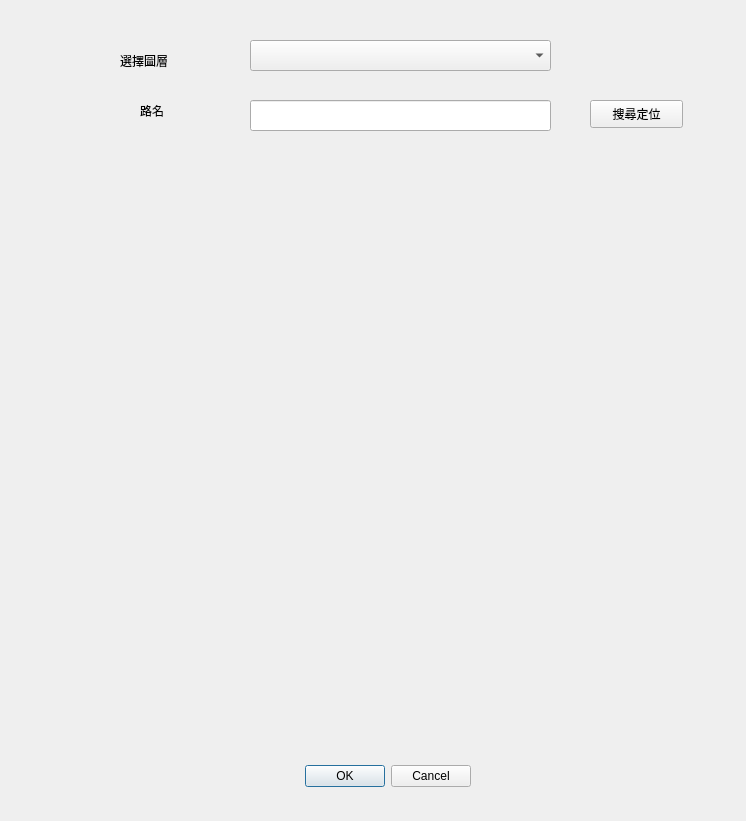
<?xml version="1.0" encoding="UTF-8"?>
<ui version="4.0">
 <class>locateDialogBase</class>
 <widget class="QDialog" name="locateDialogBase">
  <property name="geometry">
   <rect>
    <x>0</x>
    <y>0</y>
    <width>746</width>
    <height>821</height>
   </rect>
  </property>
  <property name="windowTitle">
   <string>locate</string>
  </property>
  <widget class="QDialogButtonBox" name="button_box">
   <property name="geometry">
    <rect>
     <x>130</x>
     <y>760</y>
     <width>341</width>
     <height>32</height>
    </rect>
   </property>
   <property name="orientation">
    <enum>Qt::Horizontal</enum>
   </property>
   <property name="standardButtons">
    <set>QDialogButtonBox::Cancel|QDialogButtonBox::Ok</set>
   </property>
  </widget>
  <widget class="QPushButton" name="search_button">
   <property name="geometry">
    <rect>
     <x>590</x>
     <y>100</y>
     <width>93</width>
     <height>28</height>
    </rect>
   </property>
   <property name="text">
    <string>搜尋定位</string>
   </property>
  </widget>
  <widget class="QLineEdit" name="search_input">
   <property name="geometry">
    <rect>
     <x>250</x>
     <y>100</y>
     <width>301</width>
     <height>31</height>
    </rect>
   </property>
  </widget>
  <widget class="QComboBox" name="layer_combobox">
   <property name="geometry">
    <rect>
     <x>250</x>
     <y>40</y>
     <width>301</width>
     <height>31</height>
    </rect>
   </property>
  </widget>
  <widget class="QLabel" name="label">
   <property name="geometry">
    <rect>
     <x>120</x>
     <y>40</y>
     <width>81</width>
     <height>41</height>
    </rect>
   </property>
   <property name="text">
    <string>選擇圖層</string>
   </property>
  </widget>
  <widget class="QLabel" name="label_2">
   <property name="geometry">
    <rect>
     <x>140</x>
     <y>90</y>
     <width>51</width>
     <height>41</height>
    </rect>
   </property>
   <property name="text">
    <string>路名</string>
   </property>
  </widget>
  <widget class="QWidget" name="gridLayoutWidget">
   <property name="geometry">
    <rect>
     <x>30</x>
     <y>160</y>
     <width>701</width>
     <height>561</height>
    </rect>
   </property>
   <layout class="QGridLayout" name="gridLayout">
    <item row="0" column="0">
     <layout class="QHBoxLayout" name="horizontalLayout">
      <item>
       <layout class="QFormLayout" name="formLayout_3">
        <property name="fieldGrowthPolicy">
         <enum>QFormLayout::AllNonFixedFieldsGrow</enum>
        </property>
       </layout>
      </item>
      <item>
       <layout class="QFormLayout" name="formLayout_4">
        <property name="fieldGrowthPolicy">
         <enum>QFormLayout::AllNonFixedFieldsGrow</enum>
        </property>
       </layout>
      </item>
      <item>
       <layout class="QFormLayout" name="formLayout_5">
        <property name="fieldGrowthPolicy">
         <enum>QFormLayout::AllNonFixedFieldsGrow</enum>
        </property>
       </layout>
      </item>
     </layout>
    </item>
   </layout>
  </widget>
 </widget>
 <resources/>
 <connections>
  <connection>
   <sender>button_box</sender>
   <signal>accepted()</signal>
   <receiver>locateDialogBase</receiver>
   <slot>accept()</slot>
   <hints>
    <hint type="sourcelabel">
     <x>20</x>
     <y>20</y>
    </hint>
    <hint type="destinationlabel">
     <x>20</x>
     <y>20</y>
    </hint>
   </hints>
  </connection>
  <connection>
   <sender>button_box</sender>
   <signal>rejected()</signal>
   <receiver>locateDialogBase</receiver>
   <slot>reject()</slot>
   <hints>
    <hint type="sourcelabel">
     <x>20</x>
     <y>20</y>
    </hint>
    <hint type="destinationlabel">
     <x>20</x>
     <y>20</y>
    </hint>
   </hints>
  </connection>
 </connections>
</ui>
